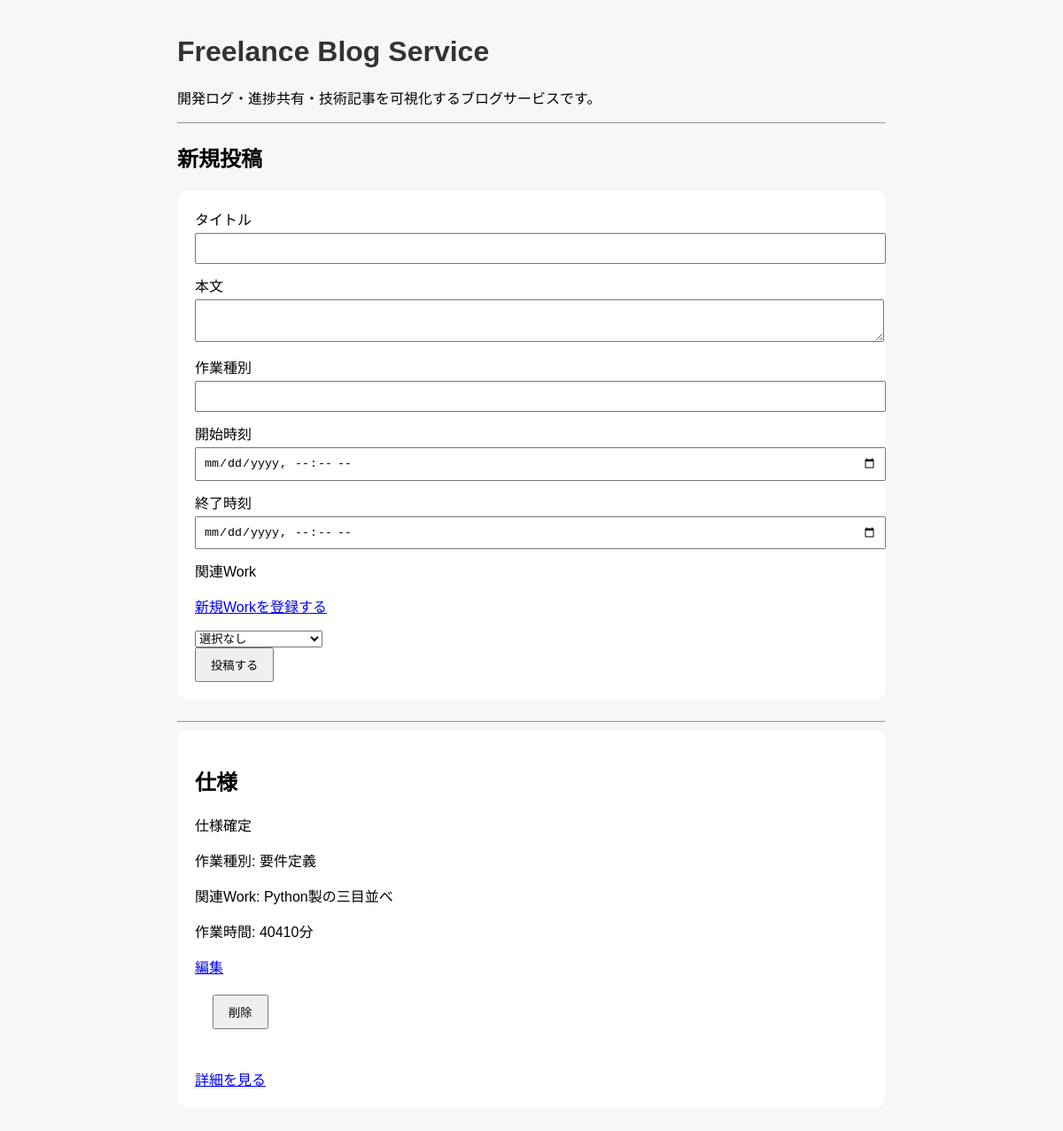
Page /posts-page on the earlier database version.
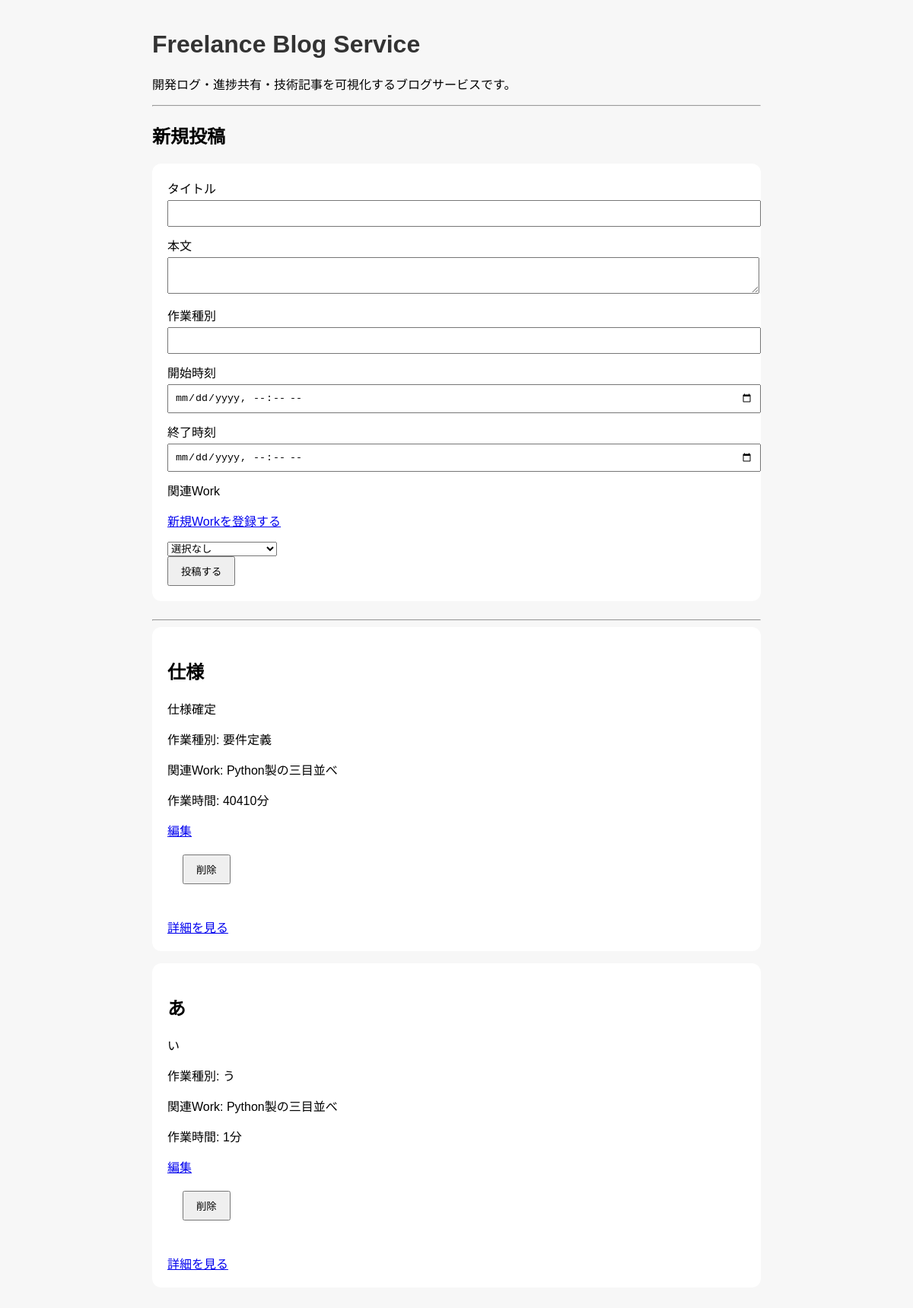
Same page on the later database version.
### app/models.py (models this page shows)
class Post(Base):
    __tablename__ = "posts"
    id = Column(Integer, primary_key=True, index=True)
    title = Column(String)
    content = Column(String)
    task_type = Column(String)
    start_time = Column(DateTime)
    end_time = Column(DateTime)
    work_time_minutes = Column(Integer)
    work_id = Column(Integer, ForeignKey("works.id"))
    work = relationship(
        "Work",
        back_populates="posts"
    )
    created_at = Column(DateTime, default=datetime.now)

class Work(Base):
    __tablename__ = "works"
    id = Column(Integer, primary_key=True, index=True)
    title = Column(String, nullable=False)
    description = Column(Text, nullable=False)
    github_url = Column(String)
    app_url = Column(String)
    technologies = Column(String)
    posts = relationship(
        "Post",
        back_populates="work"
    )
    created_at = Column(DateTime, default=datetime.now)

### app/main.py (the view)
@app.get("/posts-page")
def posts_page(
    request: Request,
    work_id: int | None = None,
    db: Session = Depends(get_db)
):
    query = db.query(models.Post)
    if work_id:
        query = query.filter(
            models.Post.work_id == work_id
        )
    posts = query.all()
    works = db.query(models.Work).all()
    return templates.TemplateResponse(
        request,
        "posts.html",
        {"posts": posts, "works": works}
    )

### app/templates/posts.html (shortened to what this page needs)
<!DOCTYPE html>
<html lang="ja">
<head>
    <link rel="stylesheet" href="/static/style.css">
</head>
<body>
    <h1>Freelance Blog Service</h1>
    <p>開発ログ・進捗共有・技術記事を可視化するブログサービスです。</p>
    <hr>
    <h2>新規投稿</h2>
    <form action="/posts-page" method="post">
    <div>
        <label>タイトル</label><br>
        <input type="text" name="title">
    </div>
    <div>
        <label>本文</label><br>
        <textarea name="content"></textarea>
    </div>
    <div>
        <label>作業種別</label>
        <input type="text" name="task_type">
    </div>
    <div>
        <label>開始時刻</label>
        <input type="datetime-local" name="start_time">
        <label>終了時刻</label>
        <input type="datetime-local" name="end_time">
    </div>
    <div>
    <label>関連Work</label><br>
    <p><a href="/works-page">新規Workを登録する</a></p>
    <select name="work_id">
        <option value="">選択なし</option>
    </select>
    </div>
    <button type="submit">投稿する</button>
    </form>
    <hr>
    {% for post in posts %}
    <div class="post-card">
        <h2>{{ post.title }}</h2>
        <div>{{ post.content[:120] | safe }}</div>
        <p>作業種別: {{ post.task_type }}</p>
        {% if post.work %}
            <p>関連Work: {{ post.work.title }}</p>
        {% endif %}
        <p>作業時間: {{ post.work_time_minutes }}分</p>
        <a href="/posts-page/{{ post.id }}/edit">編集</a>
        <form action="/posts-page/{{ post.id }}/delete" method="post">
        <button type="submit">削除</button>
        </form>
        <a href="/posts-page/{{ post.id }}">詳細を見る</a>
    </div>
    {% endfor %}
</body>
</html>

### app/static/style.css (style rules this page uses)
body { font-family: sans-serif; max-width: 800px; margin: 40px auto; padding: 0 20px; background: #f7f7f7; }
h1 { color: #333; }
form { background: white; padding: 20px; border-radius: 12px; margin-bottom: 24px; }
input, textarea { width: 100%; padding: 8px; margin-top: 4px; margin-bottom: 12px; }
button { padding: 8px 16px; cursor: pointer; }
.post-card { background: white; padding: 20px; border-radius: 12px; margin-bottom: 16px; }

Differences in the rows shown:
added Post: title "あ", content "い", task_type "う", work "Python製の三目並べ", work_time_minutes "1"
